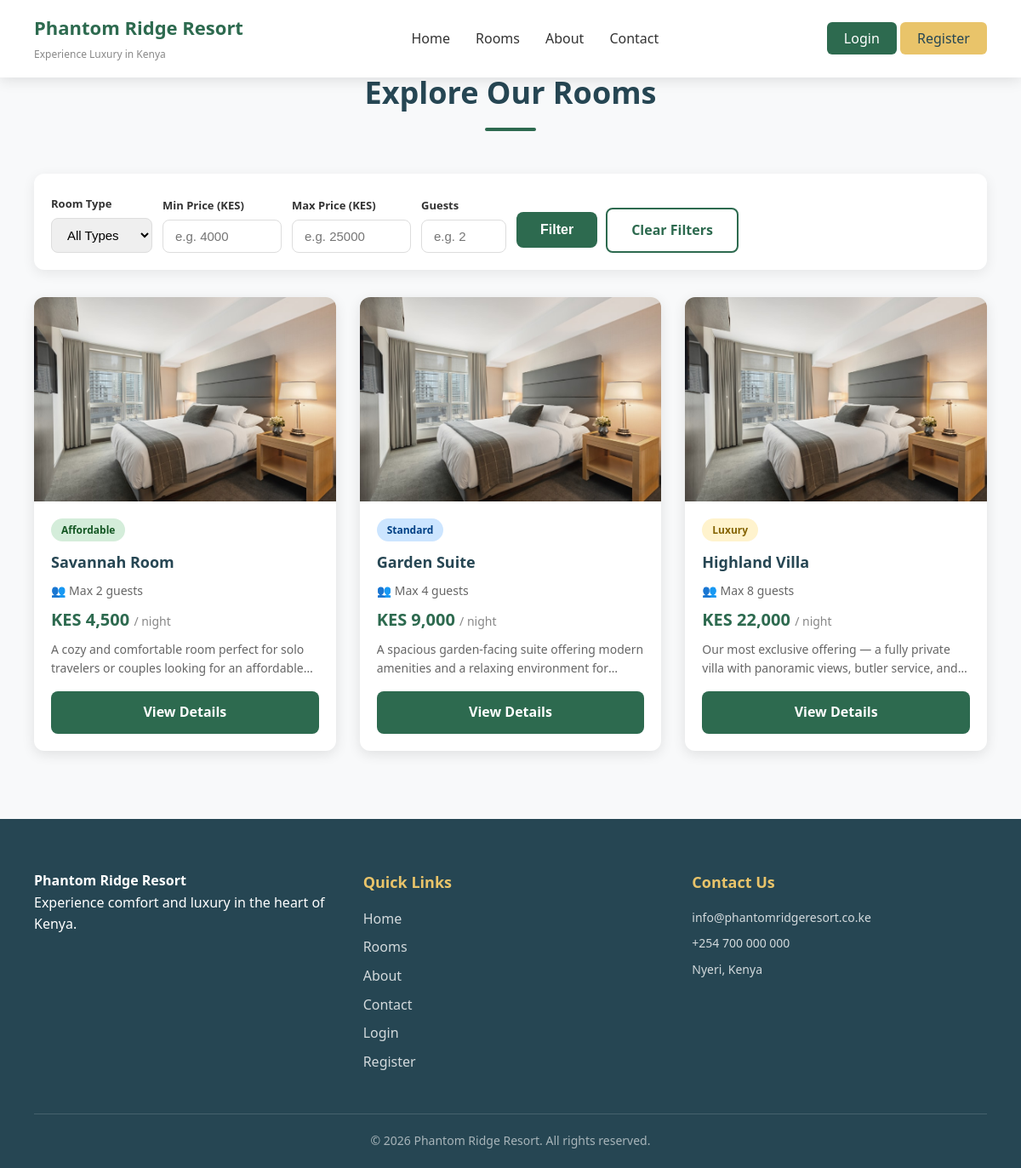
The page /rooms.php on the database its author committed.
### tables this page shows
CREATE TABLE rooms (
    id              INT           NOT NULL AUTO_INCREMENT,
    name            VARCHAR(150)  NOT NULL,
    type            ENUM('affordable', 'standard', 'luxury') NOT NULL,
    description     TEXT          DEFAULT NULL,
    services        TEXT          DEFAULT NULL,
    price_per_night DECIMAL(10,2) NOT NULL,
    max_guests      INT           NOT NULL,
    main_image      VARCHAR(255)  DEFAULT NULL,
    is_available    TINYINT(1)    NOT NULL DEFAULT 1,
    created_at      TIMESTAMP     NOT NULL DEFAULT CURRENT_TIMESTAMP,
    PRIMARY KEY (id)
);

### includes/functions.php (called while the page is built, shortened)
<?php
function formatKES($amount) {
    return 'KES ' . number_format($amount, 0, '.', ',');
}
function getTypeLabel($type) {
    switch ($type) {
        case 'affordable': return 'Affordable';
        case 'standard':   return 'Standard';
        case 'luxury':     return 'Luxury';
    }
}
function getTypeBadgeClass($type) {
    switch ($type) {
        case 'affordable': return 'badge-affordable';
        case 'standard':   return 'badge-standard';
        case 'luxury':     return 'badge-luxury';
    }
}
function isLoggedIn() {
    return isset($_SESSION['user_id']) && !empty($_SESSION['user_id']);
}

### rooms.php (the view, shortened to what this page needs)
<?php
require_once 'includes/db.php';
require_once 'includes/functions.php';
require_once 'includes/header.php';
$min_price = isset($_GET['min_price']) ? sanitize($_GET['min_price'], $conn) : '';
$max_price = isset($_GET['max_price']) ? sanitize($_GET['max_price'], $conn) : '';
$guests    = isset($_GET['guests'])    ? sanitize($_GET['guests'], $conn)    : '';
$sql    = "SELECT * FROM rooms WHERE is_available = 1";
$params = [];
$types  = '';
$sql .= " ORDER BY price_per_night ASC";
if (!empty($params)) {
    $stmt = $conn->prepare($sql);
    $stmt->bind_param($types, ...$params);
    $stmt->execute();
    $result = $stmt->get_result();
    $stmt->close();
} else {
    $result = $conn->query($sql);
}
$rooms = $result->fetch_all(MYSQLI_ASSOC);
function getRoomImage($room) {
    return BASE_URL . '/assets/images/placeholder.jpg';
}
?>
<div class="section">
    <h2>Explore Our Rooms</h2>
    <div class="section-line"></div>
    <form class="filter-form" method="GET" action="<?php echo BASE_URL; ?>/rooms.php"
          style="display:flex; gap:12px; flex-wrap:wrap; align-items:flex-end; margin-bottom:32px; background:#fff; padding:20px; border-radius:12px; box-shadow:0 4px 15px rgba(0,0,0,0.08);">
        <div>
            <label style="display:block; font-size:13px; font-weight:600; margin-bottom:6px;">Room Type</label>
            <select name="type" style="padding:10px 14px; border:1px solid #ddd; border-radius:8px; font-size:15px;">
                <option value="">All Types</option>
            </select>
        </div>
        <div>
            <label style="display:block; font-size:13px; font-weight:600; margin-bottom:6px;">Min Price (KES)</label>
            <input type="number" name="min_price" placeholder="e.g. 4000"
                   value="<?php echo htmlspecialchars($min_price); ?>"
                   style="padding:10px 14px; border:1px solid #ddd; border-radius:8px; font-size:15px; width:140px;">
        </div>
        <div>
            <label style="display:block; font-size:13px; font-weight:600; margin-bottom:6px;">Max Price (KES)</label>
            <input type="number" name="max_price" placeholder="e.g. 25000"
                   value="<?php echo htmlspecialchars($max_price); ?>"
                   style="padding:10px 14px; border:1px solid #ddd; border-radius:8px; font-size:15px; width:140px;">
        </div>
        <div>
            <label style="display:block; font-size:13px; font-weight:600; margin-bottom:6px;">Guests</label>
            <input type="number" name="guests" placeholder="e.g. 2" min="1"
                   value="<?php echo htmlspecialchars($guests); ?>"
                   style="padding:10px 14px; border:1px solid #ddd; border-radius:8px; font-size:15px; width:100px;">
        </div>
        <div style="display:flex; gap:10px; align-items:center; padding-top:20px;">
            <button type="submit" class="btn-primary">Filter</button>
            <a href="<?php echo BASE_URL; ?>/rooms.php" class="btn-outline">Clear Filters</a>
        </div>
    </form>
    <?php if (empty($rooms)): ?>
        <div class="empty-state" style="text-align:center; padding:60px 20px;">
            <p style="font-size:18px; color:#666; margin-bottom:20px;">No rooms found matching your search. Try adjusting your filters.</p>
            <a href="<?php echo BASE_URL; ?>/rooms.php" class="btn-primary">View All Rooms</a>
        </div>
    <?php else: ?>
        <div class="rooms-grid">
            <?php foreach ($rooms as $room): ?>
            <div class="room-card">
                <img src="<?php echo getRoomImage($room); ?>"
                     alt="<?php echo htmlspecialchars($room['name']); ?>"
                     style="width:100%; height:240px; object-fit:cover; display:block;">
                <div class="card-body">
                    <span class="<?php echo getTypeBadgeClass($room['type']); ?>">
                        <?php echo getTypeLabel($room['type']); ?>
                    </span>
                    <h3><?php echo htmlspecialchars($room['name']); ?></h3>
                    <p style="font-size:14px; color:#666; margin:6px 0;">
                        👥 Max <?php echo $room['max_guests']; ?> guests
                    </p>
                    <div class="card-price">
                        <?php echo formatKES($room['price_per_night']); ?>
                        <small style="font-size:14px; font-weight:400; color:#888;">/ night</small>
                    </div>
                    <p class="card-desc">
                        <?php
                        $desc = htmlspecialchars($room['description']);
                        echo strlen($desc) > 120 ? substr($desc, 0, 120) . '...' : $desc;
                        ?>
                    </p>
                    <a href="<?php echo BASE_URL; ?>/room-detail.php?id=<?php echo $room['id']; ?>"
                       class="btn-primary" style="display:block; text-align:center;">View Details</a>
                </div>
            </div>
            <?php endforeach; ?>
        </div>
    <?php endif; ?>
</div>
<?php require_once 'includes/footer.php'; ?>

### includes/header.php (shortened to what this page needs)
<?php
require_once __DIR__ . '/functions.php';
?>
<!DOCTYPE html>
<html lang="en">
<head>
    <link rel="stylesheet" href="<?php echo BASE_URL; ?>/assets/css/style.css">
    <link rel="stylesheet" href="<?php echo BASE_URL; ?>/assets/css/responsive.css">
</head>
<body>
<nav class="navbar">
    <div class="navbar-brand">
        <a href="<?php echo BASE_URL; ?>/index.php">Phantom Ridge Resort</a>
        <span>Experience Luxury in Kenya</span>
    </div>
    <div class="nav-links" id="nav-links">
        <a href="<?php echo BASE_URL; ?>/index.php">Home</a>
        <a href="<?php echo BASE_URL; ?>/rooms.php">Rooms</a>
        <a href="<?php echo BASE_URL; ?>/about.php">About</a>
        <a href="<?php echo BASE_URL; ?>/contact.php">Contact</a>
    </div>
    <div class="nav-auth">
        <?php if (!isLoggedIn()): ?>
            <a href="<?php echo BASE_URL; ?>/auth/login.php" class="btn-login">Login</a>
            <a href="<?php echo BASE_URL; ?>/auth/register.php" class="btn-register">Register</a>
        <?php endif; ?>
    </div>
</nav>

### includes/footer.php (shortened to what this page needs)
<footer class="main-footer">
    <div class="footer-container">
        <div class="footer-brand">
            <strong>Phantom Ridge Resort</strong>
            <p>Experience comfort and luxury in the heart of Kenya.</p>
        </div>
        <div class="footer-links">
            <h4>Quick Links</h4>
            <ul>
                <li><a href="<?php echo BASE_URL; ?>/index.php">Home</a></li>
                <li><a href="<?php echo BASE_URL; ?>/rooms.php">Rooms</a></li>
                <li><a href="<?php echo BASE_URL; ?>/about.php">About</a></li>
                <li><a href="<?php echo BASE_URL; ?>/contact.php">Contact</a></li>
                <li><a href="<?php echo BASE_URL; ?>/auth/login.php">Login</a></li>
                <li><a href="<?php echo BASE_URL; ?>/auth/register.php">Register</a></li>
            </ul>
        </div>
        <div class="footer-contact">
            <h4>Contact Us</h4>
            <p><?php echo SITE_EMAIL; ?></p>
            <p><?php echo SITE_PHONE; ?></p>
            <p><?php echo SITE_ADDRESS; ?></p>
        </div>
    </div>
    <div class="footer-bottom">
        &copy; <?php echo date('Y'); ?> Phantom Ridge Resort. All rights reserved.
    </div>
</footer>
</body>
</html>

### assets/css/style.css (style rules this page uses)
:root { --primary: #2d6a4f; --secondary: #e9c46a; --accent: #264653; --bg: #f8f9fa; --text: #333333; --card-bg: #ffffff; --radius: 12px; --shadow: 0 4px 15px rgba(0,0,0,0.1); --transition: all 0.3s ease; }
* { box-sizing: border-box; margin: 0; padding: 0; }
body { background-color: var(--bg); color: var(--text); font-family: "Segoe UI", Tahoma, Geneva, Verdana, sans-serif; line-height: 1.6; }
.navbar { position: fixed; top: 0; left: 0; width: 100%; background: #ffffff; box-shadow: var(--shadow); z-index: 1000; display: flex; align-items: center; justify-content: space-between; padding: 15px 40px; transition: var(--transition); }
.navbar-brand a { font-size: 22px; font-weight: 700; color: var(--primary); text-decoration: none; display: block; }
.navbar-brand span { font-size: 12px; color: #888; font-weight: 400; }
.nav-links { display: flex; gap: 30px; list-style: none; }
.nav-links a { color: var(--text); text-decoration: none; font-size: 16px; font-weight: 500; transition: var(--transition); }
.btn-login { background: var(--primary); color: #ffffff; padding: 8px 20px; border-radius: 6px; text-decoration: none; font-weight: 500; transition: var(--transition); }
.btn-register { background: var(--secondary); color: var(--accent); padding: 8px 20px; border-radius: 6px; text-decoration: none; font-weight: 500; }
.section { max-width: 1200px; margin: 0 auto; padding: 80px 40px; }
.section h2 { text-align: center; font-size: 36px; font-weight: 700; color: var(--accent); margin-bottom: 12px; }
.section-line { width: 60px; height: 4px; background: var(--primary); margin: 0 auto 50px; border-radius: 2px; }
.rooms-grid { display: grid; grid-template-columns: repeat(3, 1fr); gap: 28px; }
.room-card { background: var(--card-bg); border-radius: var(--radius); box-shadow: var(--shadow); overflow: hidden; transition: var(--transition); }
.room-card img { width: 100%; height: 240px; object-fit: cover; display: block; }
.card-body { padding: 20px; }
.card-body h3 { font-size: 18px; font-weight: 700; color: var(--accent); margin-bottom: 8px; }
.badge-affordable, .badge-standard, .badge-luxury { display: inline-block; padding: 4px 12px; border-radius: 20px; font-size: 12px; font-weight: 600; margin-bottom: 10px; }
.badge-affordable { background: #d4edda; color: #155724; }
.badge-standard { background: #cce5ff; color: #004085; }
.badge-luxury { background: #fff3cd; color: #856404; }
.card-price { font-size: 20px; font-weight: 700; color: var(--primary); margin-bottom: 8px; }
.card-desc { font-size: 14px; color: #666; margin-bottom: 16px; display: -webkit-box; -webkit-line-clamp: 2; -webkit-box-orient: vertical; overflow: hidden; }
.btn-primary { display: inline-block; background: var(--primary); color: #ffffff; padding: 12px 28px; border-radius: 8px; border: none; font-size: 16px; font-weight: 600; cursor: pointer; text-decoration: none; transition: var(--transition); text-align: center; }
.btn-outline { display: inline-block; background: transparent; border: 2px solid var(--primary); color: var(--primary); padding: 12px 28px; border-radius: 8px; font-size: 16px; font-weight: 600; cursor: pointer; text-decoration: none; transition: var(--transition); text-align: center; }
.main-footer { background: var(--accent); color: #ffffff; padding: 60px 40px 0; }
.footer-container { display: grid; grid-template-columns: repeat(3, 1fr); gap: 40px; padding-bottom: 40px; }
.footer-container h4 { font-size: 18px; font-weight: 700; margin-bottom: 16px; color: var(--secondary); }
.footer-links ul { list-style: none; padding: 0; }
.footer-links a { color: rgba(255,255,255,0.8); text-decoration: none; display: block; margin-bottom: 8px; transition: var(--transition); }
.footer-contact p { color: rgba(255,255,255,0.8); font-size: 14px; margin-bottom: 8px; }
.footer-bottom { border-top: 1px solid rgba(255,255,255,0.15); padding: 20px 0; text-align: center; color: rgba(255,255,255,0.6); font-size: 14px; }

### rows shown on the page
rooms: type "Affordable", name "Savannah Room", max_guests "2", price_per_night "KES 4,500", description "A cozy and comfortable room perfect for solo travelers or couples looking for an…"
rooms: type "Standard", name "Garden Suite", max_guests "4", price_per_night "KES 9,000", description "A spacious garden-facing suite offering modern amenities and a relaxing environment…"
rooms: type "Luxury", name "Highland Villa", max_guests "8", price_per_night "KES 22,000", description "Our most exclusive offering — a fully private villa with panoramic views, butler service,…"

### other values the page prints
SITE_EMAIL "info@phantomridgeresort.co.ke"
SITE_PHONE "+254 700 000 000"
SITE_ADDRESS "Nyeri, Kenya"
